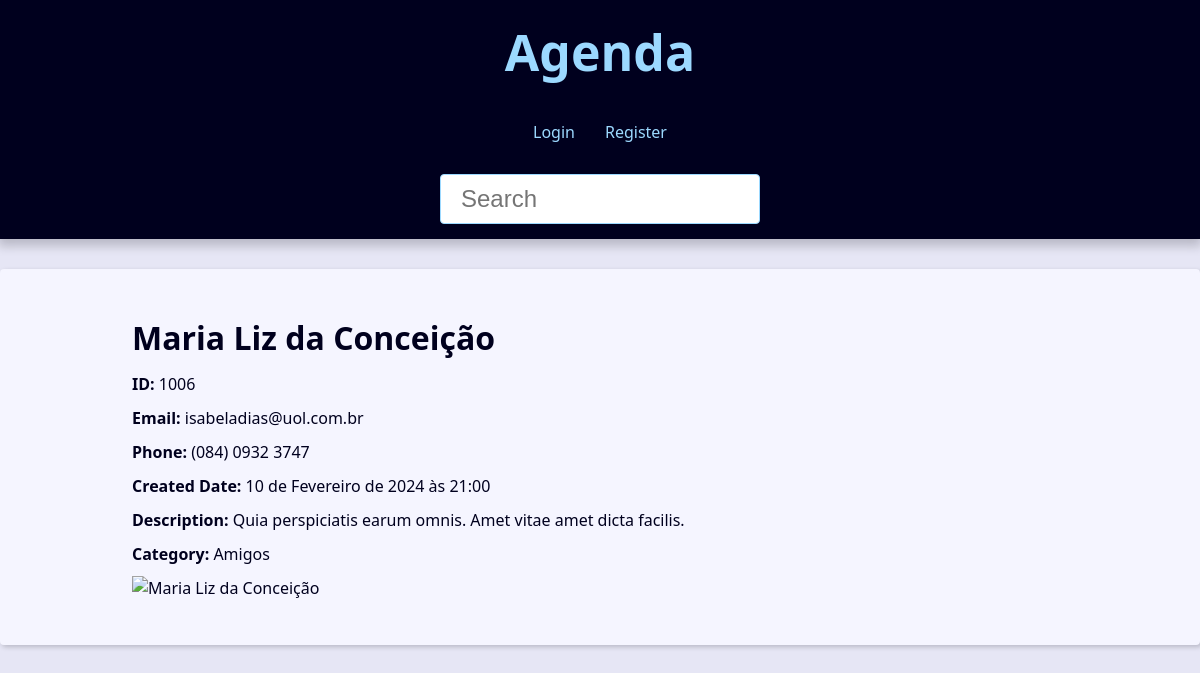
Screenshot of /contact/1006/ with the database file from the repository.
### contact/models.py (models this page shows, shortened)
class Contact(models.Model):
    first_name = models.CharField(max_length=50)
    last_name = models.CharField(max_length=50, blank=True)
    phone = models.CharField(max_length=30)
    email = models.EmailField(max_length=254, blank=True)
    created_date = models.DateTimeField(default=timezone.now)
    description = models.TextField(blank=True)
    show = models.BooleanField(default=True)
    picture = models.ImageField(blank=True, upload_to='pictures/%Y/%m/')
    category = models.ForeignKey(
        Category, on_delete=models.SET_NULL,
        blank=True,
        null=True
        )
    owner = models.ForeignKey(
        User, on_delete=models.SET_NULL,
        blank=True,
        null=True
        )

class Category(models.Model):
    class Meta:
        verbose_name = 'Category'
        verbose_name_plural = 'Categories'
    name = models.CharField(max_length=50)
    def __str__(self) -> str:
        return self.name

### contact/views/contact_views.py (the view)
# urls.py: path('contact/<int:contact_id>/', views.contact, name='contact'),
def contact(request, contact_id):
    single_contact = get_object_or_404(
        Contact.objects.filter(pk=contact_id), show=True
        )
    site_title = f'{single_contact.first_name} {single_contact.last_name} - '
    context = {
        'contact': single_contact,
        'site_title': site_title,
    }
    return render(
        request,
        'contact/contact.html',
        context
    )

### contact/templates/contact/contact.html (shortened to what this page needs)
{% extends 'global/base.html' %}
{% block content %}
    <div class='single-contact'>
        <h1 class="single-contact-name">
           {{ contact.first_name }} {{ contact.last_name }}
        </h1>
        <p><b>ID:</b> {{ contact.id }} </p>
        <p><b>Email:</b> {{ contact.email }} </p>
        <p><b>Phone:</b> {{ contact.phone }} </p>
        <p><b>Created Date:</b> {{ contact.created_date }} </p>
        <p><b>Description:</b> {{ contact.description }} </p>
        <p><b>Category:</b> {{ contact.category }} </p>
        {% if contact.picture %}
            <p>
                <img scr="{{ contact.picture.url }}" alt="{{ contact.first_name }} {{contact.last_name}}">
            </p>
        {% endif %}
    </div>
{% endblock content %}

### base_static/global/css/style.css (style rules this page uses)
:root { --spacing: 1.5rem; --link-dark-color: rgb(0, 83, 134); --link-light-color: rgb(156, 217, 255); --clr-white: rgb(245, 245, 255); --clr-black: rgb(0, 0, 30); --clr-light-gray: rgb(230, 230, 245); --clr-dark-shadow-5: rgba(0, 0, 10, 5%); --clr-dark-shadow-10: rgba(0, 0, 10, 10%); --clr-dark-shadow-20: rgba(0, 0, 10, 20%); --clr-light-shadow-5: rgba(200, 200, 255, 5%); --clr-light-shadow-10: rgba(200, 200, 255, 10%); --clr-light-shadow-20: rgba(200, 200, 255, 20%); --main-page-width: 120rem; --table-min-width: 60rem; --biggest-font-size: 5rem; --bigger-font-size: 4rem; --big-font-size: 3.2rem; --medium-font-size: 2.4rem; --small-font-size: 1.6rem; --smaller-font-size: 1.4rem; --smallest-font-size: 1.2rem; --transition-fast: 300ms; --transition-medium: 600ms; --transition-slow: 1s; --default-border-radius: 4px; }
*, *::before, *::after { margin: 0; padding: 0; box-sizing: border-box; }
html { font-size: 62.5%; }
body { font-family: system-ui, -apple-system, BlinkMacSystemFont, 'Segoe UI', Roboto, Oxygen, Ubuntu, Cantarell, 'Open Sans', 'Helvetica Neue', sans-serif; line-height: 1.5; font-size: var(--small-font-size); color: var(--clr-black); -webkit-font-smoothing: antialiased; background: var(--clr-light-gray); }
img, svg { display: block; max-width: 100%; }
@media (min-width: 600px) { .single-contact { max-width: 80%; margin: calc(var(--spacing) * 2) auto; } }
.single-contact h1 { margin: 1rem 0; }
.single-contact p { margin: 1rem 0; }

### rows the page displays
Contact: first_name "Maria", last_name "Liz da Conceição", id "1006", email "isabeladias@uol.com.br", phone "(084) 0932 3747", created_date "10 de Fevereiro de 2024 às 21:00", description "Quia perspiciatis earum omnis. Amet vitae amet dicta facilis.", category "Amigos"
